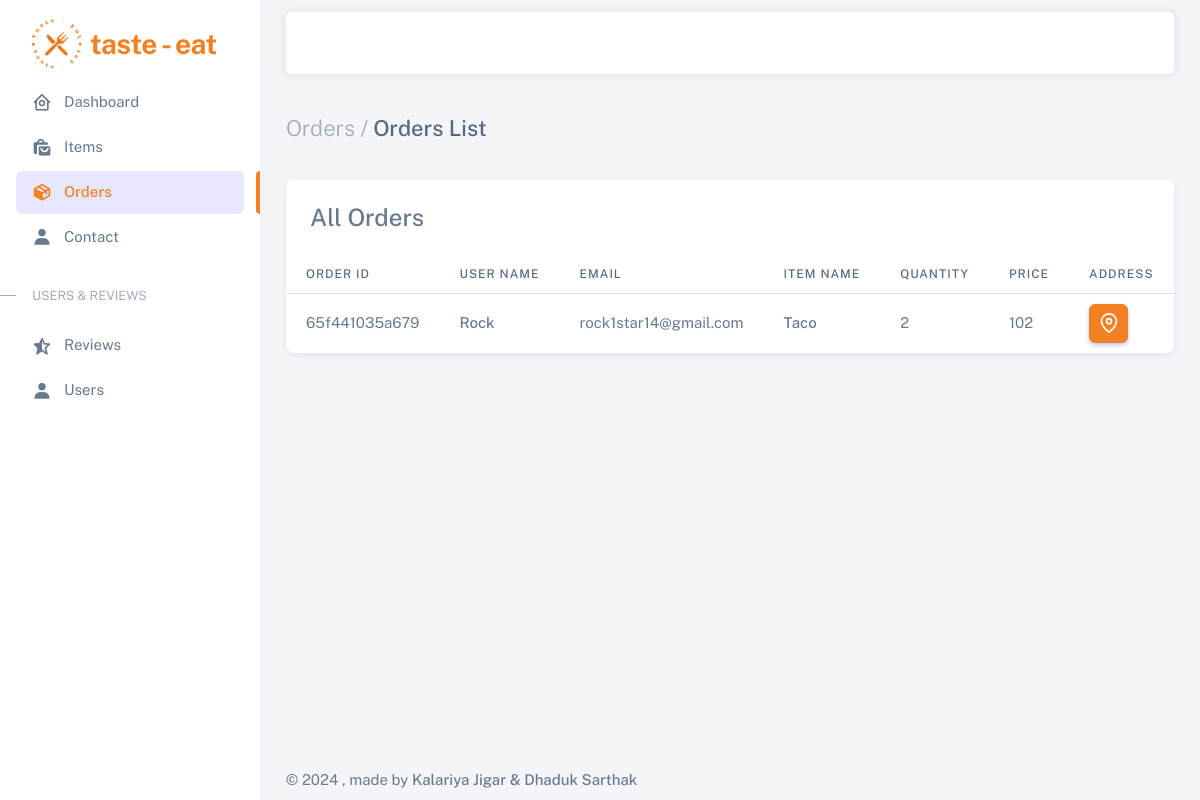
/order_list.php (signed in), run on an earlier commit of the app's database.
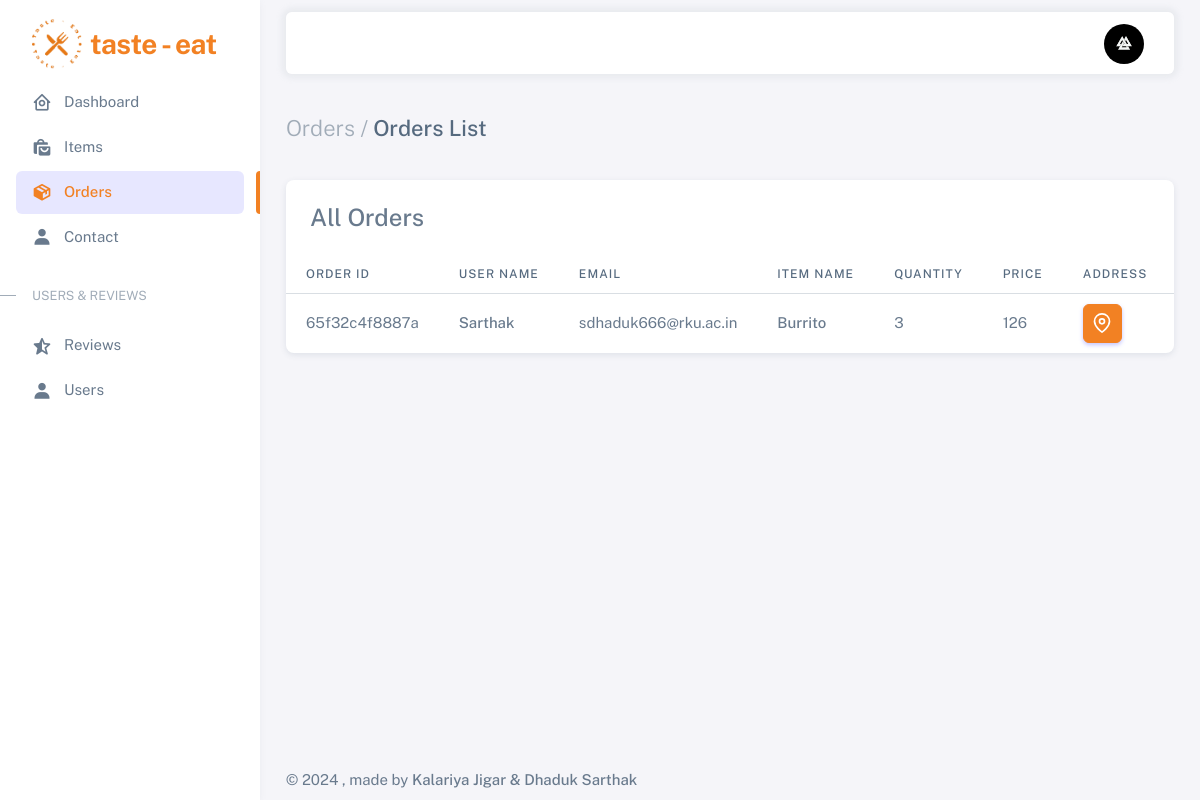
And on a later commit of the database.
### tables this page shows
CREATE TABLE `order` (
  `order_id` varchar(250) NOT NULL,
  `user_name` varchar(250) NOT NULL,
  `email` varchar(250) NOT NULL,
  `item_name` varchar(250) NOT NULL,
  `quantity` varchar(250) NOT NULL,
  `price` varchar(250) NOT NULL,
  `address` varchar(250) NOT NULL,
  `date` varchar(250) NOT NULL,
  `time` varchar(250) NOT NULL
);

CREATE TABLE `register` (
  `username` varchar(250) NOT NULL,
  `email` varchar(250) NOT NULL,
  `password` varchar(250) NOT NULL,
  `user` varchar(250) NOT NULL,
  `profilepic` varchar(250) NOT NULL,
  `token` varchar(250) NOT NULL
);

### order_list.php (the view, shortened to what this page needs)
<?php include './admin_include/header.php' ?>
<div class="content-wrapper">
  <div class="container-xxl flex-grow-1 container-p-y">
    <h4 class="py-3 mb-4"><span class="text-muted fw-light">Orders /</span> Orders List</h4>
    <div class="card">
      <h5 class="card-header" style="font-size: 1.5rem;">All Orders</h5>
      <div class="table-responsive text-nowrap">
        <table class="table table-hover">
          <thead>
            <tr>
              <th>Order Id</th>
              <th>User Name</th>
              <th>Email</th>
              <th>Item Name</th>
              <th>Quantity</th>
              <th>Price</th>
              <th>Address</th>
              <th>Date</th>
            </tr>
          </thead>
          <tbody class="table-border-bottom-0">
            <?php
            $q_select_order = "SELECT * FROM `order`";
            $q_select_order_result = mysqli_query($con, $q_select_order);
            if (mysqli_num_rows($q_select_order_result) > 0) {
              while ($roww = mysqli_fetch_assoc($q_select_order_result)) {
            ?>
                <tr>
                  <td><?php echo $roww['order_id']; ?></td>
                  <td><span class="fw-medium"><?php echo $roww['user_name']; ?></span></td>
                  <td><?php echo $roww['email']; ?></td>
                  <td>
                    <span class="fw-medium"><?php echo $roww['item_name']; ?></span>
                  </td>
                  <td><?php echo $roww['quantity']; ?></td>
                  <td><?php echo $roww['price']; ?></td>
                  <td>
                    <a href="<?php echo $roww['address']; ?>" target="_blank" class="btn btn-icon btn-primary" fdprocessedid="o3ich">
                      <svg xmlns="http://www.w3.org/2000/svg" width="20" height="20" viewBox="0 0 24 24" fill="none" stroke="white" stroke-width="2" stroke-linecap="round" stroke-linejoin="round" class="feather feather-map-pin">
                        <path d="M21 10c0 7-9 13-9 13s-9-6-9-13a9 9 0 0 1 18 0z" />
                        <circle cx="12" cy="10" r="3" />
                      </svg>
                    </a>
                  </td>
                  <td><?php echo $roww['date']; ?></td>
                </tr>
            <?php
              }
            } else {
              echo "<h5 class='px-4'>No Record Found...</h5>";
            }
            ?>
          </tbody>
        </table>
      </div>
    </div>
  </div>
</div>
<?php include './admin_include/footer.php' ?>

### admin_include/header.php (shortened to what this page needs)
<?php include_once 'connection.php' ?>
<!DOCTYPE html>
<html lang="en" class="light-style layout-menu-fixed layout-compact" dir="ltr" data-theme="theme-default" data-assets-path="./admin/assets/" data-template="vertical-menu-template-free">
<head>
  <link rel="stylesheet" href="./admin/assets/vendor/fonts/boxicons.css" />
  <link rel="stylesheet" href="./admin/assets/vendor/css/core.css" class="template-customizer-core-css" />
  <link rel="stylesheet" href="./admin/assets/vendor/css/theme-default.css" class="template-customizer-theme-css" />
  <link rel="stylesheet" href="./admin/assets/css/demo.css" />
  <link rel="stylesheet" href="./admin/assets/vendor/libs/perfect-scrollbar/perfect-scrollbar.css" />
  <link rel="stylesheet" href="./admin/assets/vendor/libs/apex-charts/apex-charts.css" />
</head>
<body>
  <div class="layout-wrapper layout-content-navbar">
    <div class="layout-container">
      <aside id="layout-menu" class="layout-menu menu-vertical menu bg-menu-theme">
        <div class="app-brand demo">
          <a href="index.php" class="app-brand-link">
            <img src="./admin/assets/img/favicon/favicon2.png" alt="" height="50rem" width="50rem">
            <span class="app-brand-text demo menu-text fw-bold ms-2" style="color: #F28123;">Taste - Eat</span>
          </a>
        </div>
        <ul class="menu-inner py-1">
          <li class="menu-item">
            <a href="index2.php" class="menu-link">
              <i class="menu-icon tf-icons bx bx-home-circle"></i>
              <div data-i18n="Dashboards">Dashboard</div>
            </a>
          </li>
          <li class="menu-item">
            <a href="items_list.php" class="menu-link">
              <i class="menu-icon tf-icons bx bxs-shopping-bags"></i>
              <div data-i18n="Layouts">Items</div>
            </a>
          </li>
          <li class="menu-item">
            <a href="order_list.php" class="menu-link">
              <i class="menu-icon tf-icons bx bxs-package"></i>
              <div data-i18n="Layouts">Orders</div>
            </a>
          </li>
          <li class="menu-item">
            <a href="contact_us.php" class="menu-link">
              <i class="menu-icon tf-icons bx bxs-user"></i>
              <div data-i18n="Layouts">Contact</div>
            </a>
          </li>
          <li class="menu-header small text-uppercase">
            <span class="menu-header-text">Users &amp; Reviews</span>
          </li>
          <li class="menu-item">
            <a href="reviews.php" class="menu-link">
              <i class="menu-icon tf-icons bx bxs-star-half"></i>
              <div data-i18n="Layouts">Reviews</div>
            </a>
          </li>
          <li class="menu-item">
            <a href="users.php" class="menu-link">
              <i class="menu-icon tf-icons bx bxs-user"></i>
              <div data-i18n="Layouts">Users</div>
            </a>
          </li>
      </aside>
      <div class="layout-page">
        <nav class="layout-navbar container-xxl navbar navbar-expand-xl navbar-detached align-items-center bg-navbar-theme" id="layout-navbar">
          <div class="navbar-nav-right d-flex align-items-center" id="navbar-collapse">
            <ul class="navbar-nav flex-row align-items-center ms-auto">
              <?php
              $username = $_SESSION['u'];
              $q_register = "SELECT * FROM `register` WHERE `username`='$username'";
              $q_register_r = mysqli_query($con, $q_register);
              if (mysqli_num_rows($q_register_r) == 1) {
                $register_row = mysqli_fetch_assoc($q_register_r);
              ?>
                <li class="nav-item navbar-dropdown dropdown-user dropdown">
                  <a class="nav-link dropdown-toggle hide-arrow" href="javascript:void(0);" data-bs-toggle="dropdown">
                    <div class="avatar">
                      <img src="uploaded_image/<?php echo $register_row['profilepic'] ?>" alt class="w-px-40 h-auto rounded-circle" />
                    </div>
                  </a>
                </li>
              <?php
              }
              ?>
            </ul>
          </div>
        </nav>

### admin_include/footer.php (shortened to what this page needs)
            <footer class="content-footer footer bg-footer-theme">
              <div class="container-xxl d-flex flex-wrap justify-content-between py-2 flex-md-row flex-column">
                <div class="mb-2 mb-md-0">
                  ©
                  , made by
                  <a href="" target="_blank" class="footer-link fw-medium">Kalariya Jigar & Dhaduk Sarthak</a>
                </div>
              </div>
            </footer>
          </div>
        </div>
      </div>
  </body>
</html>

### admin/assets/css/demo.css (style rules this page uses)
.menu .app-brand.demo { height: 64px; margin-top: 12px; }
.app-brand-text.demo { font-size: 1.75rem; letter-spacing: -0.5px; text-transform: lowercase; }

What changed in the data, as far as the page shows it:
removed order: order_id "65f441035a679", user_name "Rock", email "rock1star14@gmail.com", item_name "Taco", quantity "2", price "102"
now on this page (row edited): register: profilepic (picture)
added order: order_id "65f32c4f8887a", user_name "Sarthak", email "sdhaduk666@rku.ac.in", item_name "Burrito", quantity "3", price "126"
